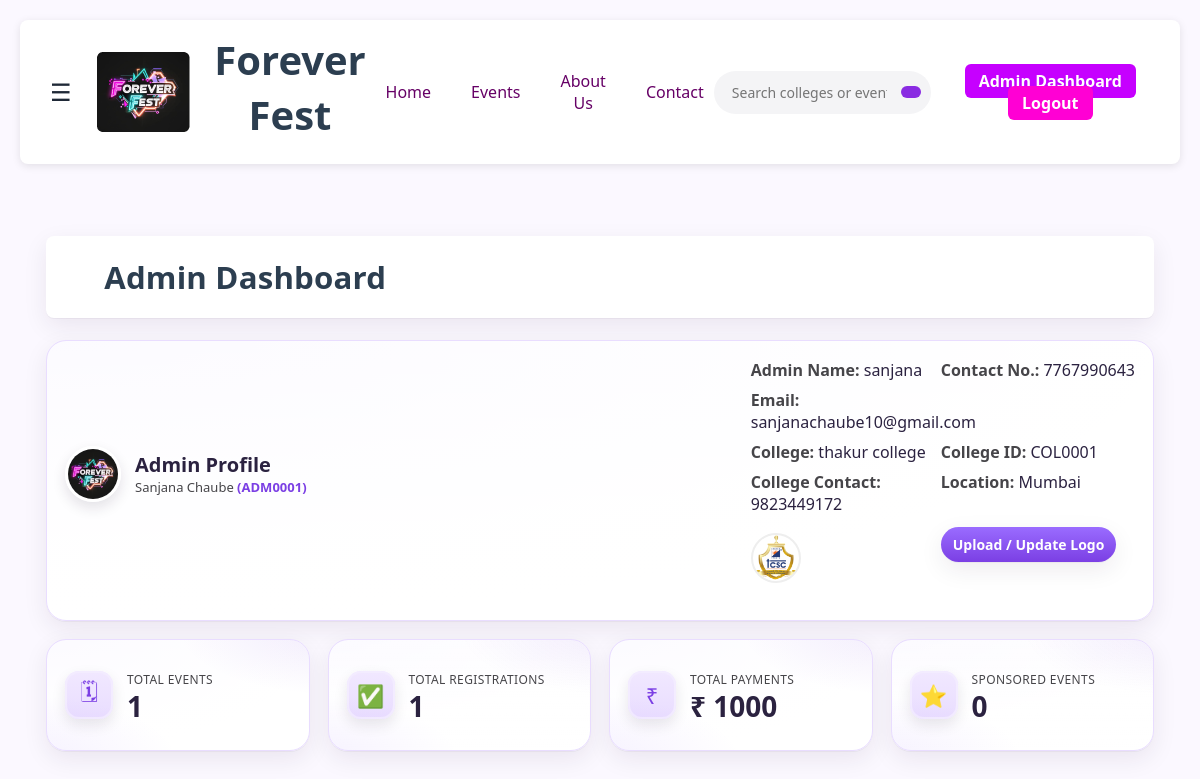
The app's page /admin-dashboard/ (signed in) with its own data.
### accounts/models.py (models this page shows, shortened)
class AdminProfile(models.Model):
    GENDER_CHOICES = [('M','Male'), ('F','Female'), ('O','Other')]
    full_name  = models.CharField(max_length=100)
    admin_name = models.CharField(max_length=50)
    contact_no = models.CharField(max_length=15)
    email      = models.EmailField(unique=True)
    gender     = models.CharField(max_length=1, choices=GENDER_CHOICES)
    password   = models.CharField(max_length=128)
    admin_id   = models.CharField(max_length=10, unique=True, default=generate_admin_id)
    created_at = models.DateTimeField(auto_now_add=True)

### colleges/models.py (models this page shows, shortened)
class College(models.Model):
    college_id  = models.CharField(max_length=20, primary_key=True, unique=True, default=generate_college_id)
    name        = models.CharField(max_length=100, unique=True)
    contact_no  = models.CharField(max_length=15, blank=True, null=True)
    email       = models.EmailField(max_length=120, blank=True, null=True)
    location    = models.CharField(max_length=120, blank=True, null=True)
    owner_admin = models.OneToOneField(
    AdminProfile, on_delete=models.CASCADE, related_name='college',
    null=True, blank=True
    )
    logo  = models.ImageField(upload_to="college_logos/",blank=True,null=True)
    created_at = models.DateTimeField(auto_now_add=True)

### accounts/views.py (the view)
# urls.py: path('admin-dashboard/', views.admin_dashboard, name='admin_dashboard'),
@require_GET
def admin_dashboard(request):
    admin = _current_admin(request)
    if not admin:
        messages.error(request, "Please log in as admin.")
        return redirect("admin_login")
    college = getattr(admin, "college", None)
    stats = {
        "total_events": 0,
        "total_registrations": 0,
        "total_payments": Decimal("0.00"),
        "total_sponsored": 0,
    }
    rows = []
    if college:
        stats["total_events"] = Event.objects.filter(college=college).count()
        stats["total_registrations"] = Registration.objects.filter(
            event__college=college
        ).count()
        stats["total_payments"] = (
            Payment.objects.filter(
                invoice__registration__event__college=college,
                status__iexact="paid",
            )
            .aggregate(total=Coalesce(Sum("amount"), Decimal("0.00")))
            .get("total")
            or Decimal("0.00")
        )
        try:
            stats["total_sponsored"] = Event.objects.filter(
                college=college, is_sponsored=True
            ).count()
        except Exception:
            stats["total_sponsored"] = 0
        regs = (
            Registration.objects.filter(event__college=college)
            .select_related("user", "event", "invoice", "invoice__payment")
            .order_by("-registration_date", "-event__date_time")
        )
        for r in regs:
            inv = getattr(r, "invoice", None)
            pay = getattr(inv, "payment", None)
            rows.append(
                {
                    "reg_id": r.registration_id,
                    "date": r.registration_date,
                    "user": r.user,  # use .username / .email in template
                    "event_id": r.event.event_id,
                    "event_title": r.event.title,
                    "status": r.payment_status,
                    "invoice_id": getattr(inv, "invoice_id", None),
                    "pay_status": getattr(pay, "status", ""),
                    "gateway": getattr(pay, "gateway", ""),
                    "amount": getattr(pay, "amount", Decimal("0.00")),
                }
            )
    else:
        messages.info(
            request,
            "No college is linked to your admin account yet. "
            "Once a college is linked, your metrics will appear here.",
        )
    context = {
        "admin": admin,
        "college": college,
        "stats": stats,
        "rows": rows,  # only if you render a table of recent registrations
    }
    return render(request, "accounts/admin_dashboard.html", context)

### accounts/views.py (called while the page is built)
def _current_admin(request):
    admin_id = request.session.get(ADMIN_SESSION_KEY)
    if not admin_id:
        return None
    return AdminProfile.objects.filter(admin_id=admin_id).first()

### accounts/templates/accounts/admin_dashboard.html (shortened to what this page needs)
{% extends "accounts/base.html" %}
{% load static %}
{% block content %}
<link rel="stylesheet" href="{% static 'css/admin_dashboard.css' %}">
<section class="ad-wrap">
  <div class="container">
    <header class="ad-header">
      <h1 class="ad-title"> &nbsp; &nbsp; &nbsp; &nbsp;Admin Dashboard</h1>
    </header>
    <div class="ad-grid">
      <article class="ad-card ad-card--profile">
        <div class="ad-card-head">
          <div class="ad-head-left">
            <img class="ad-avatar" src="{% static 'image/logo.png' %}" alt="avatar">
            <div>
              <h2 class="ad-card-title">Admin Profile</h2>
              <div class="ad-sub">{{ admin.full_name }} <span class="ad-id">({{ admin.admin_id }})</span></div>
            </div>
          </div>
        <div class="ad-lines">
          <div><span class="k">Admin Name:</span> <span class="v">{{ admin.admin_name }}</span></div>
          <div><span class="k">Contact No.:</span> <span class="v">{{ admin.contact_no|default:"—" }}</span></div>
          <div><span class="k">Email:</span> <span class="v">{{ admin.email }}</span></div>
          {% if college %}
            <div class="ad-divider"></div>
            <div><span class="k">College:</span> <span class="v">{{ college.name }}</span></div>
            <div><span class="k">College ID:</span> <span class="v">{{ college.college_id }}</span></div>
            <div><span class="k">College Contact:</span> <span class="v">{{ college.contact_no|default:"—" }}</span></div>
            <div><span class="k">Location:</span> <span class="v">{{ college.location|default:"—" }}</span></div>
  {% if college.logo %}
    <div style="margin-top:10px;">
      <img src="{{ college.logo.url }}" alt="College logo"
           style="height:50px;width:50px;border-radius:50%;object-fit:cover;border:2px solid #eee;">
    </div>
  {% endif %}
  <div style="margin-top:10px;">
    <a href="{% url 'colleges:upload_college_logo' college.college_id %}"
       class="ad-btn sm">Upload / Update Logo</a>
  </div>
          {% else %}
            <div class="ad-muted">No college linked to this admin.</div>
          {% endif %}
        </div>
      </article>
      <article class="ad-card ad-metric">
        <div class="ad-metric-icon">🗓</div>
        <div class="ad-metric-body">
          <div class="ad-metric-label">Total Events</div>
          <div class="ad-metric-value">{{ stats.total_events }}</div>
        </div>
      </article>
      <article class="ad-card ad-metric">
        <div class="ad-metric-icon">✅</div>
        <div class="ad-metric-body">
          <div class="ad-metric-label">Total Registrations</div>
          <div class="ad-metric-value">{{ stats.total_registrations }}</div>
        </div>
      </article>
      <article class="ad-card ad-metric">
        <div class="ad-metric-icon">₹</div>
        <div class="ad-metric-body">
          <div class="ad-metric-label">Total Payments</div>
          <div class="ad-metric-value">₹ {{ stats.total_payments|floatformat:0 }}</div>
        </div>
      </article>
      <article class="ad-card ad-metric">
        <div class="ad-metric-icon">⭐</div>
        <div class="ad-metric-body">
          <div class="ad-metric-label">Sponsored Events</div>
          <div class="ad-metric-value">{{ stats.total_sponsored }}</div>
        </div>
      </article>
    </div>
  </div>
</section>
{% endblock %}

### static/css/style.css (style rules this page uses)
body { font-family: 'Inter', sans-serif; margin: 0; padding: 0; background: #fffafc; }
body { background: #F7F8FC; }
a { text-decoration: none; }
body, html { height: 100%; margin: 0; }
:root { --primary-color: #2c3e50; --secondary-color: #3498db; --accent-color: #e74c3c; --light-color: #f5f7fa; --dark-color: #2c4e50; --shadow: 0 4px 6px rgba(0,0,0,.1); --radius: 8px; --page-max-width: 1200px; }
* { margin: 0; padding: 0; box-sizing: border-box; font-family: 'Segoe UI', Tahoma, Geneva, Verdana, sans-serif; }
body { background: var(--light-color); color: var(--dark-color); padding: 20px; }
header { text-align: center; margin-bottom: 40px; padding: 20px 0; background: #fff; box-shadow: var(--shadow); border-radius: var(--radius); }
h1 { color: var(--primary-color); font-size: 2.5rem; margin-bottom: 10px; }
body { margin: 0; font-family: 'Inter', sans-serif; background: #fffafc; color: #222; }

### static/css/admin_dashboard.css (style rules this page uses)
:root { --bg:#fbf8ff; --card:#fff; --ink:#2b2240; --muted:#464549; --brand-1:#7b3fe4; --brand-2:#9a6cff; --accent:#e9ddff; --ring:rgba(123,63,228,.25); --shadow:0 8px 24px rgba(34,18,51,.08), 0 1px 0 rgba(34,18,51,.04); --radius-xl:20px; --radius-lg:16px; --radius-md:12px; }
body { background:var(--bg); color:var(--ink); }
.ad-wrap { padding:32px 0 64px; }
.container { max-width:1140px; margin:0 auto; padding:0 16px; }
.ad-header { display:flex; align-items:center; justify-content:space-between; gap:16px; margin-bottom:22px; }
.ad-title { margin:0; font-size:clamp(24px,2.6vw,36px); font-weight:900; letter-spacing:.2px; }
.ad-btn { appearance:none; border:0; cursor:pointer; background:linear-gradient(180deg,var(--brand-2),var(--brand-1)); color:#fff; font-weight:700; padding:10px 16px; border-radius:999px; box-shadow:var(--shadow); transition:transform .12s, box-shadow .12s, opacity .12s; }
.ad-btn.sm { padding:8px 12px; font-size:14px; }
.ad-grid { display:grid; grid-template-columns:repeat(12,1fr); gap:18px; align-items:start; }
.ad-card--profile { grid-column:span 12; }
.ad-metric { grid-column:span 3; }
.ad-card { background: linear-gradient(180deg,#ffffffcc,#fffffffa) padding-box, radial-gradient(100% 100% at 0% 0%,#efe9ff,#ffffff) border-box; border:1px solid var(--accent); border-radius:var(--radius-xl); box-shadow:var(--shadow); padding:18px; }
.ad-card-head { display:flex; align-items:center; justify-content:space-between; gap:14px; margin-bottom:14px; }
.ad-head-left { display:flex; align-items:center; gap:14px; }
.ad-avatar { width:56px; height:56px; border-radius:50%; object-fit:cover; border:3px solid #fff; box-shadow:0 6px 14px rgba(34,18,51,.12); }
.ad-card-title { margin:0; font-size:20px; font-weight:800; }
.ad-sub { font-size:13px; color:var(--muted); }
.ad-id { font-weight:700; color:var(--brand-1); }
.ad-lines { display:grid; grid-template-columns:180px 1fr; row-gap:8px; column-gap:10px; }
.ad-lines .k { color:var(--muted); font-weight:700; }
.ad-lines .v { color:var(--ink); }
.ad-metric { position:relative; overflow:hidden; min-height:112px; display:flex; align-items:center; gap:14px; padding:18px; }
.ad-metric::after { content:""; position:absolute; inset:0; pointer-events:none; background: radial-gradient(120% 120% at 110% -10%, rgba(123,63,228,.10), transparent 50%), radial-gradient(120% 120% at -10% 110%, rgba(154,108,255,.10), transparent 50%); }
.ad-metric-icon { flex:0 0 auto; width:48px; height:48px; border-radius:14px; display:grid; place-items:center; font-size:22px; background:linear-gradient(180deg,#f1e8ff,#e9ddff); color:var(--brand-1); box-shadow:inset 0 0 0 2px #f3ecff, 0 6px 14px rgba(34,18,51,.10); }
.ad-metric-body { display:flex; flex-direction:column; gap:4px; }
.ad-metric-label { font-size:12px; letter-spacing:.4px; color:var(--muted); text-transform:uppercase; }
.ad-metric-value { font-size:28px; line-height:1; font-weight:900; }

### records on screen
AdminProfile: full_name "Sanjana Chaube", admin_id "ADM0001", admin_name "sanjana", contact_no "7767990643", email "sanjanachaube10@gmail.com"
College: name "thakur college", college_id "COL0001", contact_no "9823449172", location "Mumbai", logo (picture)

### other values on screen
{{ stats.total_events }} "1"
{{ stats.total_registrations }} "1"
{{ stats.total_payments|floatformat:0 }} "1000"
{{ stats.total_sponsored }} "0"
